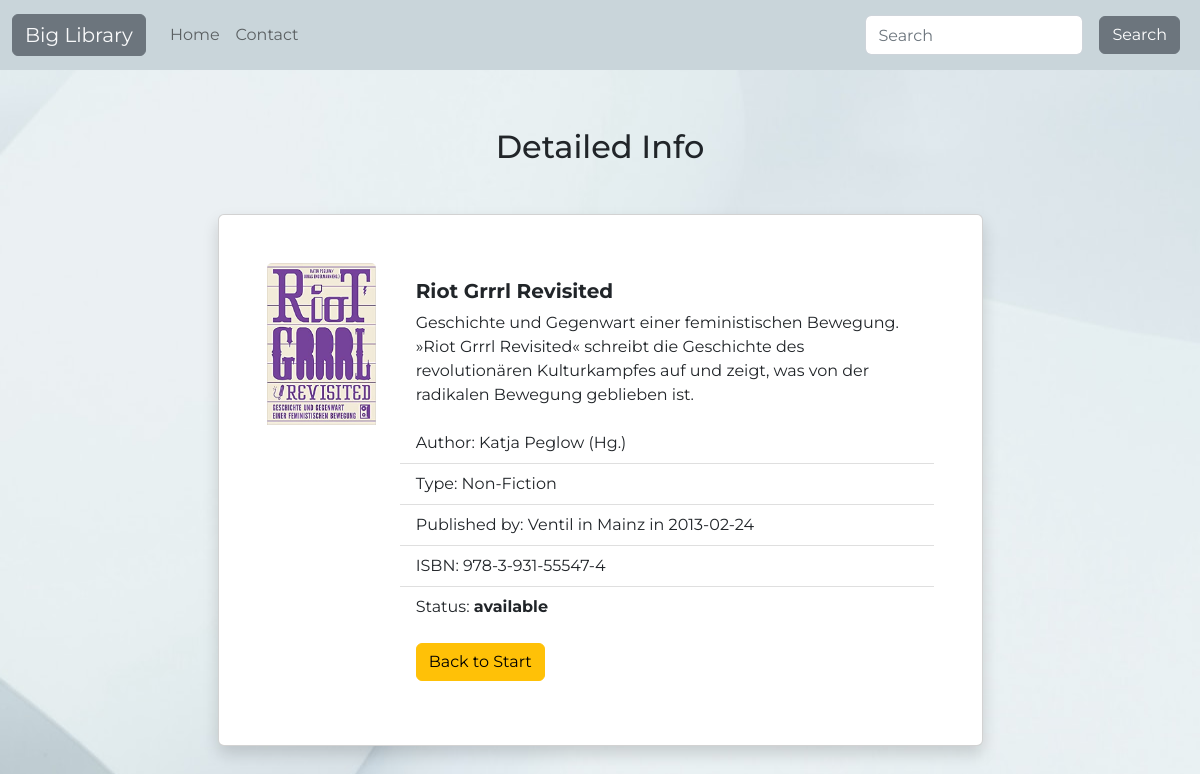
The app's page /details.php?id=3 with its own data.
### tables this page shows
CREATE TABLE `media` (
  `id` int(11) NOT NULL,
  `image` varchar(55) NOT NULL,
  `title` varchar(55) NOT NULL,
  `descr` varchar(250) NOT NULL,
  `author_first` varchar(55) NOT NULL,
  `author_last` varchar(55) NOT NULL,
  `ISBN` varchar(55) NOT NULL,
  `type` varchar(55) NOT NULL,
  `pub_date` date NOT NULL,
  `pub_name` varchar(55) NOT NULL,
  `pub_city` varchar(55) NOT NULL,
  `status` varchar(20) NOT NULL
);

### details.php (the view, shortened to what this page needs)
<?php
require_once 'actions/db_connect.php';
require_once 'navigation.php';
$sql = "SELECT * FROM media WHERE id = $_GET[id]";
$result = mysqli_query($connect ,$sql);
$cbody = "";
if(mysqli_num_rows($result)  > 0) {
  $row = mysqli_fetch_array($result, MYSQLI_ASSOC);
    $cbody = '
  <div class="card shadow mx-auto d-flex flex-column flex-md-row p-5" style="width: 85%;">
    <div class="wrap1">
      <img src="assets/' . $row['image'] . '" class="card-img-top" alt="' . $row['title'] . '">
    </div>
    <div class="wrap2 ps-md-4">
      <div class="card-body">
        <h5 class="card-title fw-bold">' . $row['title'] . '</h5>
        <p class="card-text">' . $row['descr'] . '</p>
      </div>
      <ul class="list-group list-group-flush">
        <li class="list-group-item">Author: ' . $row['author_first'] . " " .  $row['author_last'] . '</li>
        <li class="list-group-item">Type: ' . $row['type'] . '</li>
        <li class="list-group-item">Published by: ' . $row['pub_name'] . ' in ' . $row['pub_city'] . ' in ' . $row['pub_date'] . '</li>
        <li class="list-group-item">ISBN: ' . $row['ISBN'] . '</li>
        <li class="list-group-item">Status: <b>' . $row['status'] . '</b></li>
      </ul>
      <div class="card-body">
        <a href="index.php" class="card-link btn btn-warning btn-gradient">Back to Start</a>
      </div>
    </div>
  </div>
    ';
  } else {
  $cbody =  "<h3 class='text-center'>No Data Available </h3>";
}
?>
<!DOCTYPE html>
<html lang="en">
<head>
  <?php require_once 'components/boot.php'?>
  <link rel="stylesheet" href="styles/styles.css">
</head>
<body>
  <div class="manageProduct mt-3 mx-auto">
    <h2 class="text-center m-5">Detailed Info</h2>
    <table class='table'>
  <tbody>
    <?= $cbody;?>
  </tbody>
    </table>
  </div>
</body>
</html>

### styles/styles.css (style rules this page uses)
* { margin: 0; padding: 0; box-sizing: border-box; font: inherit; }
body, html { width: 100%; font-family: 'Montserrat', sans-serif; }
body { background-image: url("../assets/book.jpg"); background-position: center; margin-top: 8rem; }
.manageProduct { width: 75%; }

### records on screen
media: image (picture), title "Riot Grrrl Revisited", descr "Geschichte und Gegenwart einer feministischen Bewegung. »Riot Grrrl Revisited« schreibt die Geschichte des revolutionären Kulturkampfes auf und zeigt, was von der radikalen Bewegung geblieben ist.", author_first "Katja", author_last "Peglow (Hg.)", type "Non-Fiction", pub_name "Ventil", pub_city "Mainz", pub_date "2013-02-24", ISBN "978-3-931-55547-4", status "available"
